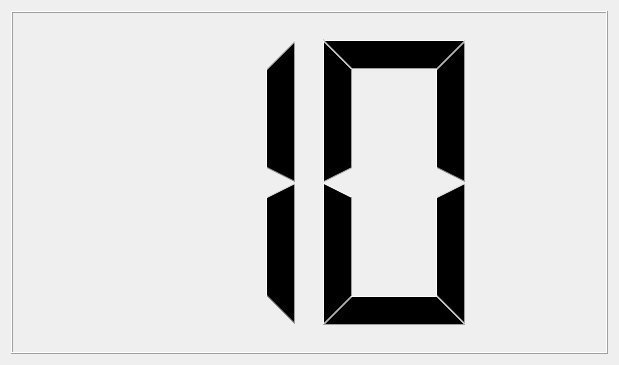
<?xml version="1.0" encoding="UTF-8"?>
<ui version="4.0">
 <class>GinyLCD</class>
 <widget class="QWidget" name="GinyLCD">
  <property name="geometry">
   <rect>
    <x>0</x>
    <y>0</y>
    <width>619</width>
    <height>365</height>
   </rect>
  </property>
  <property name="windowTitle">
   <string>GinyLCD</string>
  </property>
  <layout class="QVBoxLayout" name="verticalLayout">
   <item>
    <widget class="QLCDNumber" name="lcd00">
     <property name="digitCount">
      <number>2</number>
     </property>
     <property name="intValue" stdset="0">
      <number>10</number>
     </property>
    </widget>
   </item>
  </layout>
 </widget>
 <resources/>
 <connections/>
</ui>
